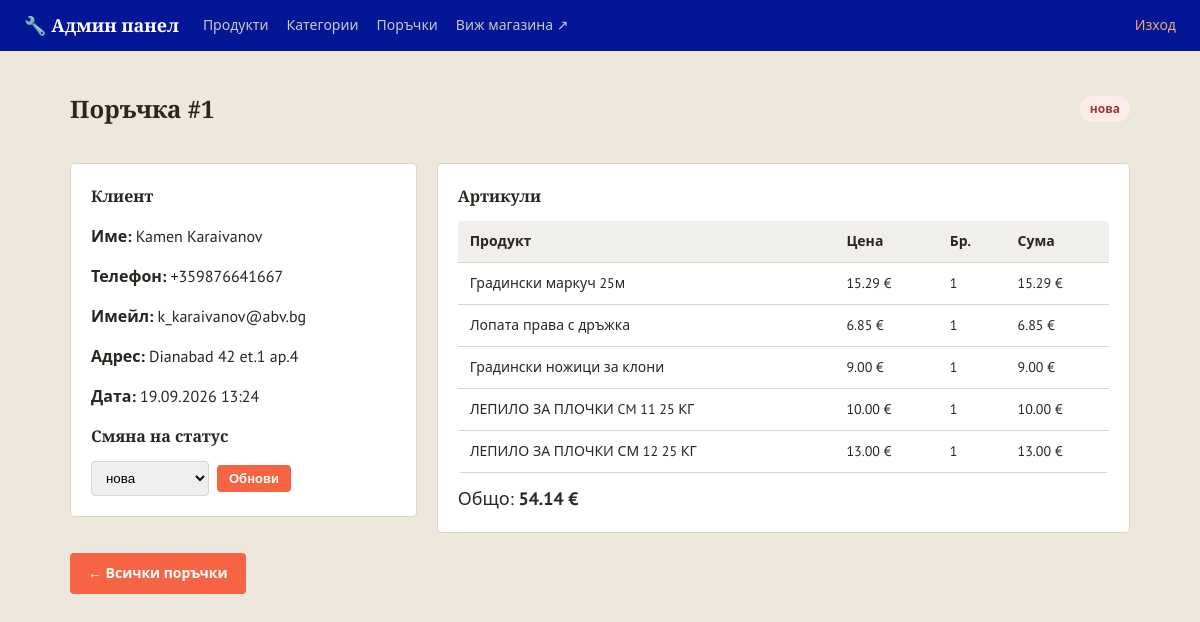
Before: /admin/orders/1 (signed in) with the older database file.
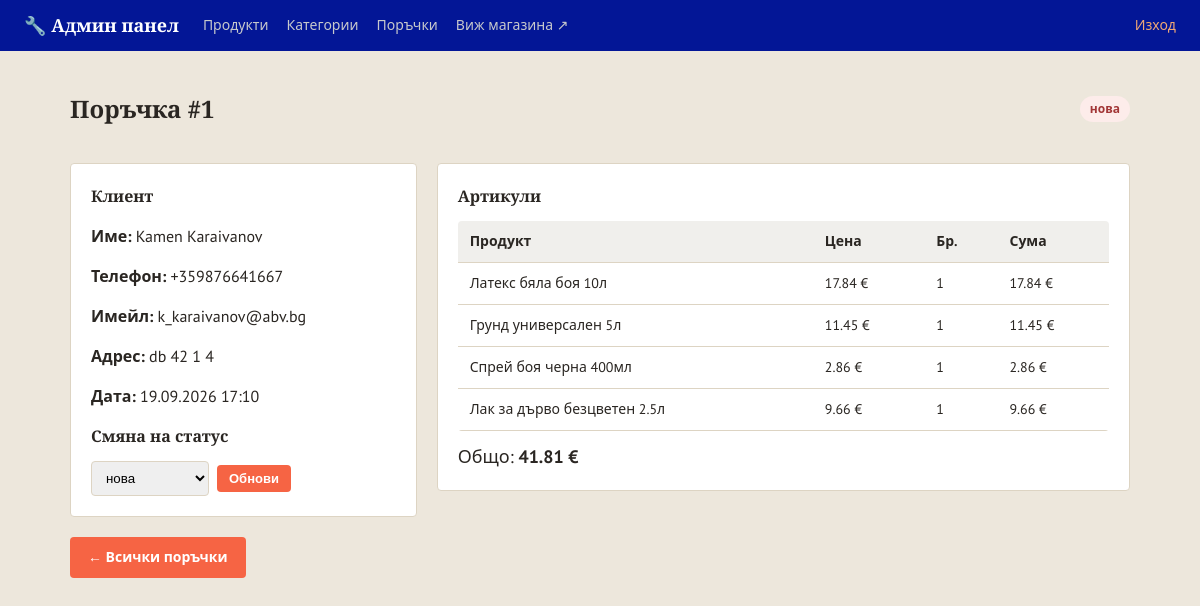
After: the same page with the newer database file.
### models.py (models this page shows)
class Order(db.Model):
    __tablename__ = 'orders'
    STATUSES = ['нова', 'в обработка', 'изпратена', 'завършена', 'отказана']
    id = db.Column(db.Integer, primary_key=True)
    customer_name = db.Column(db.String(150), nullable=False)
    phone = db.Column(db.String(50), nullable=False)
    address = db.Column(db.String(300), nullable=False)
    email = db.Column(db.String(150), default='')
    total = db.Column(db.Float, nullable=False)
    status = db.Column(db.String(30), default='нова', nullable=False)
    created_at = db.Column(db.DateTime, default=datetime.utcnow)
    items = db.relationship('OrderItem', backref='order', lazy=True)

class OrderItem(db.Model):
    __tablename__ = 'order_items'
    id = db.Column(db.Integer, primary_key=True)
    order_id = db.Column(db.Integer, db.ForeignKey('orders.id'), nullable=False)
    product_id = db.Column(db.Integer, db.ForeignKey('products.id'), nullable=True)
    product_name = db.Column(db.String(200), nullable=False)
    price = db.Column(db.Float, nullable=False)
    qty = db.Column(db.Integer, nullable=False)
    @property
    def subtotal(self):
        return self.price * self.qty

### app.py (the view)
@app.route('/admin/orders/<int:order_id>')
@admin_required
def admin_order_detail(order_id):
    order = Order.query.get_or_404(order_id)
    return render_template('admin/order_detail.html', order=order, statuses=Order.STATUSES)

### app.py (called while the page is built)
@app.context_processor
def inject_whatsapp_number():
    return {'whatsapp_number': app.config['WHATSAPP_NUMBER'], 'asset_version': app.config['ASSET_VERSION']}

@app.context_processor
def inject_category_icons():
    return {'category_icons': CATEGORY_ICONS}

def admin_required(view_func):
    @wraps(view_func)
    def wrapper(*args, **kwargs):
        if not session.get('is_admin'):
            flash('Моля, влезте в системата.', 'error')
            return redirect(url_for('admin_login', next=request.path))
        return view_func(*args, **kwargs)
    return wrapper

### templates/admin/order_detail.html (shortened to what this page needs)
{% extends 'admin/base.html' %}
{% block content %}
<div class="admin-header-row">
    <h1 class="page-title">Поръчка #{{ order.id }}</h1>
    <span class="status-badge status-{{ order.status | replace(' ', '-') }}">{{ order.status }}</span>
</div>
<div class="order-detail-grid">
    <div class="admin-panel">
        <h2>Клиент</h2>
        <p><strong>Име:</strong> {{ order.customer_name }}</p>
        <p><strong>Телефон:</strong> {{ order.phone }}</p>
        {% if order.email %}<p><strong>Имейл:</strong> {{ order.email }}</p>{% endif %}
        <p><strong>Адрес:</strong> {{ order.address }}</p>
        <p><strong>Дата:</strong> {{ order.created_at.strftime('%d.%m.%Y %H:%M') }}</p>
        <h2>Смяна на статус</h2>
        <form action="{{ url_for('admin_order_status', order_id=order.id) }}" method="post" class="status-change-form">
            <select name="status">
                {% for s in statuses %}
                <option value="{{ s }}" {% if s == order.status %}selected{% endif %}>{{ s }}</option>
                {% endfor %}
            </select>
            <button type="submit" class="btn btn-small">Обнови</button>
        </form>
    </div>
    <div class="admin-panel">
        <h2>Артикули</h2>
        <table class="admin-table">
            <thead>
                <tr>
                    <th>Продукт</th>
                    <th>Цена</th>
                    <th>Бр.</th>
                    <th>Сума</th>
                </tr>
            </thead>
            <tbody>
                {% for item in order.items %}
                <tr>
                    <td>{{ item.product_name }}</td>
                    <td>{{ '%.2f'|format(item.price) }} €</td>
                    <td>{{ item.qty }}</td>
                    <td>{{ '%.2f'|format(item.subtotal) }} €</td>
                </tr>
                {% endfor %}
            </tbody>
        </table>
        <div class="cart-total" style="margin-top:12px;">Общо: <strong>{{ '%.2f'|format(order.total) }} €</strong></div>
    </div>
</div>
<a href="{{ url_for('admin_orders') }}" class="btn btn-secondary" style="margin-top:20px;display:inline-block;">← Всички поръчки</a>
{% endblock %}

### templates/admin/base.html (shortened to what this page needs)
<!DOCTYPE html>
<html lang="bg">
<head>
    <link rel="stylesheet" href="{{ url_for('static', filename='css/style.css') }}?v={{ asset_version }}">
    <link rel="stylesheet" href="{{ url_for('static', filename='css/admin.css') }}?v={{ asset_version }}">
    <link type="text/css" rel="stylesheet" href="{{ url_for('static',filename='css/style.css') }}"/>
</head>
<body class="admin-body">
<header class="admin-topbar">
    <a href="{{ url_for('admin_dashboard') }}" class="brand">🔧 Админ панел</a>
    <nav class="admin-nav">
        <a href="{{ url_for('admin_dashboard') }}">Продукти</a>
        <a href="{{ url_for('admin_categories') }}">Категории</a>
        <a href="{{ url_for('admin_orders') }}">Поръчки</a>
        <a href="{{ url_for('index') }}" target="_blank">Виж магазина ↗</a>
    </nav>
    <a href="{{ url_for('admin_logout') }}" class="admin-logout">Изход</a>
</header>
<main class="admin-container">
    {% block content %}{% endblock %}
</main>
</body>
</html>

### static/css/style.css (style rules this page uses)
:root { --steel: #0623e8; --steel-dark: #031696; --accent: #f66444; --accent-dark: #bf4e35; --highlight: #d9a441; --bg: #ede7dc; --card-bg: #ffffff; --border: #ddd4c3; --text: #2a2622; --text-light: #766f62; --success: #4b7a51; --danger: #a23636; --radius: 4px; }
* { box-sizing: border-box; }
body { margin: 0; font-family: 'PT Sans', 'Segoe UI', Roboto, Arial, sans-serif; background: var(--bg); color: var(--text); line-height: 1.5; }
h1, h2, h3, .brand, .hero h1 { font-family: 'Bitter', Georgia, serif; }
a { color: inherit; text-decoration: none; }
.brand { font-size: 22px; font-weight: 700; color: #fff; white-space: nowrap; display: flex; align-items: center; gap: 10px; }
.page-title { font-size: 24px; margin-bottom: 16px; }
.btn { display: inline-block; background: var(--accent); color: #fff; border: none; padding: 10px 18px; border-radius: var(--radius); font-weight: 600; cursor: pointer; font-size: 14px; }
.btn-small { padding: 6px 12px; font-size: 13px; }
.cart-total { font-size: 18px; }

### static/css/admin.css (style rules this page uses)
.admin-body { background: var(--bg); }
.admin-topbar { background: var(--steel-dark); color: #fff; display: flex; align-items: center; gap: 24px; padding: 12px 24px; }
.admin-topbar .brand { color: #fff; font-size: 18px; font-weight: 700; }
.admin-nav { display: flex; gap: 18px; flex: 1; }
.admin-nav a { color: #c7c9cc; font-size: 14px; }
.admin-logout { color: #f0a875; font-size: 14px; }
.admin-container { max-width: 1100px; margin: 0 auto; padding: 24px 20px 60px; }
.admin-header-row { display: flex; align-items: center; justify-content: space-between; margin-bottom: 20px; }
.admin-table { width: 100%; border-collapse: collapse; background: var(--card-bg); border-radius: var(--radius); overflow: hidden; }
.admin-table th, .admin-table td { padding: 10px 12px; border-bottom: 1px solid var(--border); text-align: left; font-size: 14px; }
.admin-table th { background: #f0efec; }
.btn-secondary { background: #e2e0dc; color: var(--text); }
.status-badge { display: inline-block; padding: 4px 10px; border-radius: 20px; font-size: 12px; font-weight: 700; white-space: nowrap; }
.status-badge.status-нова, .status-chip.status-нова { background: #fdecea; color: var(--danger); }
.status-change-form { display: flex; gap: 8px; align-items: center; margin-top: 10px; }
.status-change-form select { padding: 8px 10px; border: 1px solid var(--border); border-radius: var(--radius); }
.order-detail-grid { display: grid; grid-template-columns: 1fr 2fr; gap: 20px; align-items: start; }
.admin-panel { background: var(--card-bg); border: 1px solid var(--border); border-radius: var(--radius); padding: 20px; }
.admin-panel h2 { font-size: 16px; margin-top: 0; }

Changed rows visible on the page:
removed OrderItem: product_name "ЛЕПИЛО ЗА ПЛОЧКИ СМ 12 25 КГ", price "13.00", qty "1", subtotal "13.00"
changed Order "Kamen Karaivanov": address "Dianabad 42 et.1 ap.4" → "db 42 1 4"; created_at "19.09.2026 13:24" → "19.09.2026 17:10"; total "54.14" → "41.81"
changed OrderItem: product_name "Градински маркуч 25м" → "Латекс бяла боя 10л"; price "15.29" → "17.84"; subtotal "15.29" → "17.84"
changed OrderItem: product_name "Лопата права с дръжка" → "Грунд универсален 5л"; price "6.85" → "11.45"; subtotal "6.85" → "11.45"
changed OrderItem: product_name "Градински ножици за клони" → "Спрей боя черна 400мл"; price "9.00" → "2.86"; subtotal "9.00" → "2.86"
changed OrderItem: product_name "ЛЕПИЛО ЗА ПЛОЧКИ CM 11 25 КГ" → "Лак за дърво безцветен 2.5л"; price "10.00" → "9.66"; subtotal "10.00" → "9.66"
